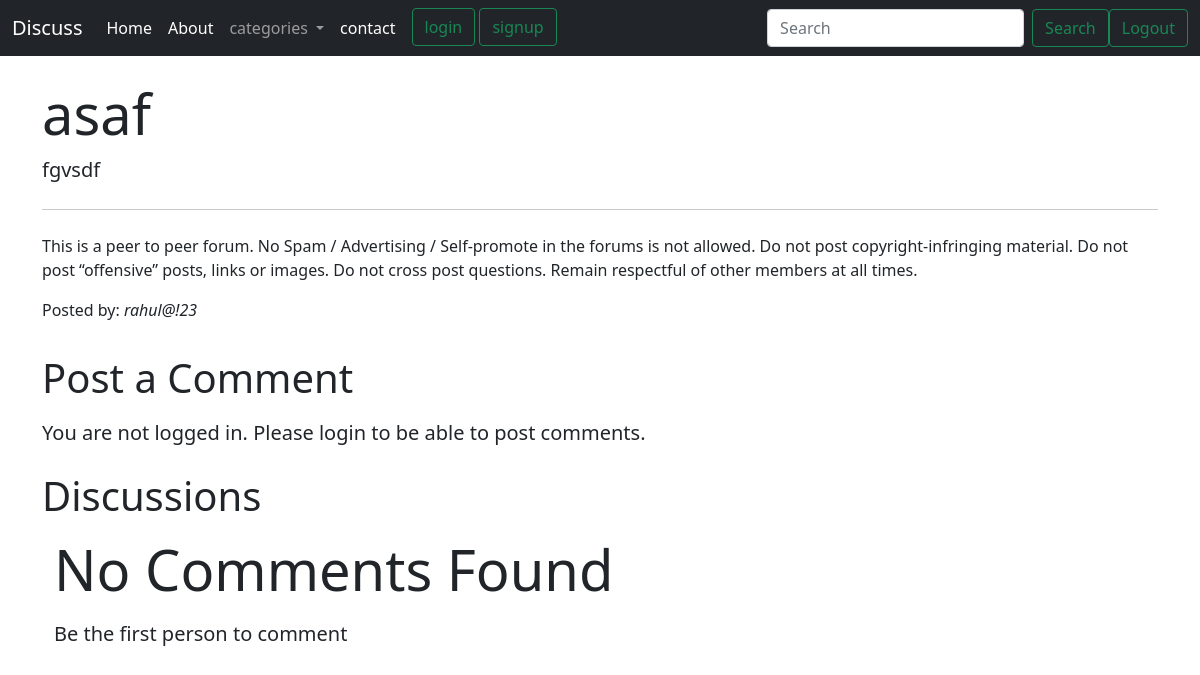
Screenshot of /thread.php?threadid=3 with the database file from the repository.
### tables this page shows
CREATE TABLE `thread` (
  `thread_id` int(7) NOT NULL,
  `thread_title` varchar(255) NOT NULL,
  `thread_desc` text NOT NULL,
  `thread_cat_id` int(7) NOT NULL,
  `thread_user_id` int(7) NOT NULL,
  `timestamp` datetime NOT NULL DEFAULT current_timestamp()
);

CREATE TABLE `user` (
  `sno` int(8) NOT NULL,
  `user_name` varchar(30) NOT NULL,
  `user_pass` varchar(256) NOT NULL,
  `timestamp` datetime NOT NULL DEFAULT current_timestamp()
);

### thread.php (the view, shortened to what this page needs)
<!doctype html>
<html lang="en">
<head>
    <link href="https://cdn.jsdelivr.net/npm/bootstrap@5.1.1/dist/css/bootstrap.min.css" rel="stylesheet"
>
</head>
<body>
    <body>
        <?php include 'partials/_dbconnect.php';?>
        <?php include 'partials/_header.php';?>
        <?php
    $id = $_GET['threadid'];
    $sql = "SELECT * FROM `thread` WHERE thread_id = $id";
    $result = mysqli_query($conn, $sql);
    while($row = mysqli_fetch_assoc($result)){
        $title = $row['thread_title'];
        $desc = $row['thread_desc'];
        $thread_user_id = $row['thread_user_id'];
        $sql2 = "SELECT user_name FROM `user`WHERE sno='$thread_user_id'";
        $result2 = mysqli_query($conn, $sql2);
        $row2 = mysqli_fetch_assoc($result2);
        $posted_by = $row2['user_name'];
    }
    ?>
        <div class="container my-4">
            <div class="jumbotron">
                <h1 class="display-4"><?php echo $title;?></h1>
                <p class="lead"> <?php echo $desc;?></p>
                <hr class="my-4">
                <p>This is a peer to peer forum. No Spam / Advertising / Self-promote in the forums is not allowed. Do
                    not post copyright-infringing material. Do not post “offensive” posts, links or images. Do not cross
                    post questions. Remain respectful of other members at all times.</p>
                <p>Posted by: <em><?php echo $posted_by; ?></em></p>
            </div>
        </div>
       <?php
    if(isset($_SESSION['loggedin']) && $_SESSION['loggedin']==true){
    echo '<div class="container">
        <h1 class="py-2">Post a Comment</h1>
        <form action= "'. $_SERVER['REQUEST_URI'] . '" method="post">
            <div class="form-group">
                <label for="exampleFormControlTextarea1">Type your comment</label>
                <textarea class="form-control" id="comment" name="comment" rows="3"></textarea>
                <input type="hidden" name="sno" value="'. $_SESSION["sno"]. '">
            </div>
            <button type="submit" class="btn btn-success">Post Comment</button>
        </form>
    </div>';
    }
    else{
        echo '
        <div class="container">
        <h1 class="py-2">Post a Comment</h1>
           <p class="lead">You are not logged in. Please login to be able to post comments.</p>
        </div>
        ';
    }
    ?>
        <div class="container mb-5" id="ques">
            <h1 class="py-2">Discussions</h1>
            <?php
    $noResult = true;
        if($noResult){
            echo '<div class="jumbotron jumbotron-fluid">
                    <div class="container">
                        <p class="display-4">No Comments Found</p>
                        <p class="lead"> Be the first person to comment</p>
                    </div>
                 </div> ';
        }
    ?>
        </div>
    </body>
</html>

### rows the page displays
thread: thread_title "asaf", thread_desc "fgvsdf"
user: user_name "rahul@!23"
